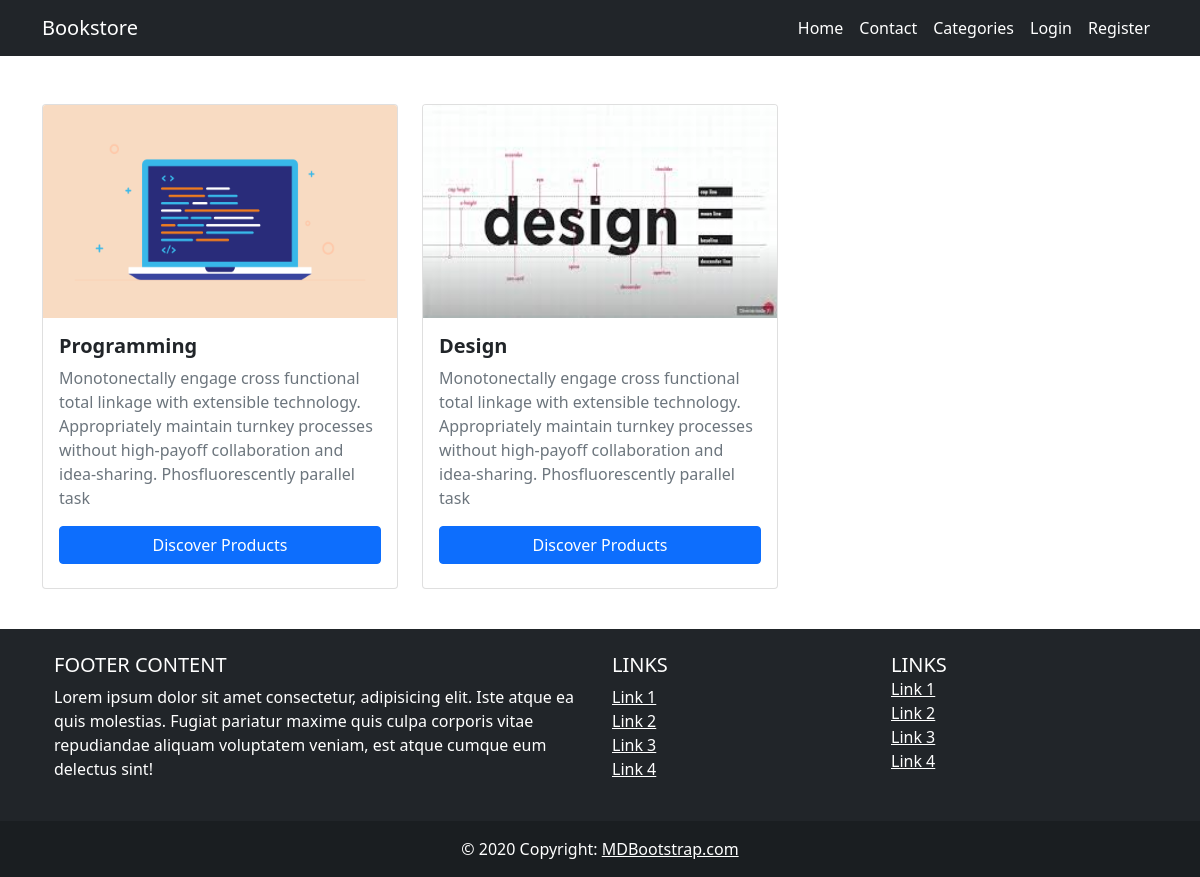
/categories/index.php, run on the app's committed database.
### tables this page shows
CREATE TABLE `categories` (
  `id` int(3) NOT NULL,
  `name` varchar(200) NOT NULL,
  `description` text NOT NULL,
  `image` varchar(200) NOT NULL,
  `created_at` timestamp NOT NULL DEFAULT current_timestamp()
);

### categories/index.php (the view)
<?php require "../includes/header.php"; ?>
<?php require "../config/config.php"; ?>
<?php
    $select = $conn->query("SELECT * FROM categories");
    $select->execute();
    $categories = $select->fetchAll(PDO::FETCH_OBJ);
?>
    <div class="container">
        <div class="row mt-5">
            <?php foreach($categories as $category) : ?>
                    <div class="col-lg-4 col-md-6 col-sm-10 offset-md-0 offset-sm-1">
                        <div class="card" >
                            <img height="213px" class="card-img-top" src="http://localhost/bookstore/admin-panel/images/<?php echo $category->image; ?>">
                            <div class="card-body" >
                                <h5><b><?php echo $category->name; ?></b> </h5>
                                <div class="d-flex flex-row my-2">
                                    <div class="text-muted"><?php echo $category->description; ?></div>
                                </div>
                                <a href="<?php echo APPURL; ?>/categories/single-category.php?id=<?php echo $category->id; ?>" class="btn btn-primary w-100 rounded my-2">Discover Products</a>
                            </div>
                        </div>
                    </div>
                    <br>
                    <?php endforeach; ?>
        </div>
    </div>
<?php require "../includes/footer.php"; ?>

### data on the page
categories: image (picture), name "Programming", description "Monotonectally engage cross functional total linkage with extensible technology. Appropriately maintain turnkey processes without high-payoff collaboration and idea-sharing. Phosfluorescently parallel task"
categories: image (picture), name "Design", description "Monotonectally engage cross functional total linkage with extensible technology. Appropriately maintain turnkey processes without high-payoff collaboration and idea-sharing. Phosfluorescently parallel task"
